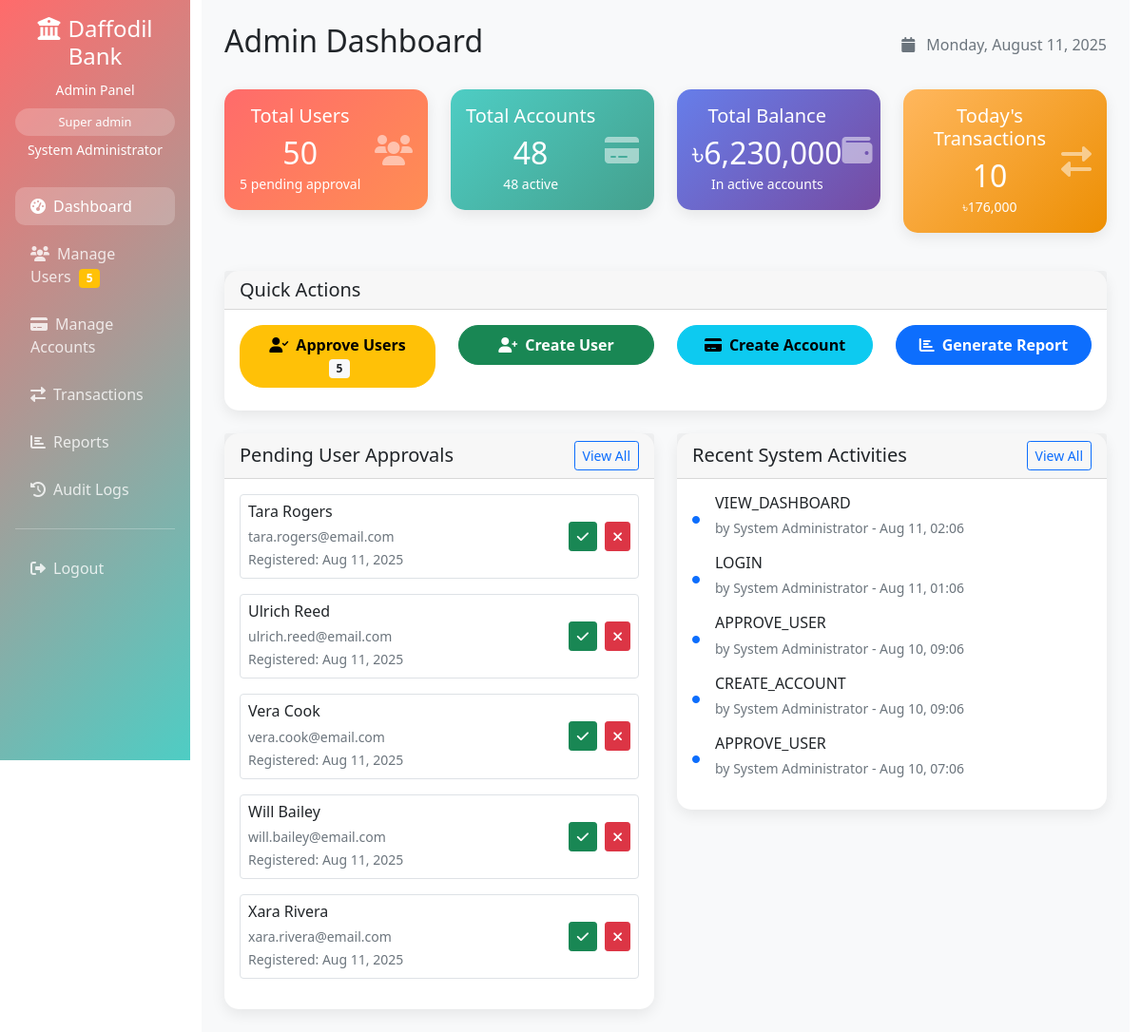
Page /admin/dashboard.php (signed in) on the committed database.
### tables this page shows
CREATE TABLE users (
    user_id INT PRIMARY KEY AUTO_INCREMENT,
    username VARCHAR(50) UNIQUE NOT NULL,
    email VARCHAR(100) UNIQUE NOT NULL,
    password_hash VARCHAR(255) NOT NULL,
    first_name VARCHAR(50) NOT NULL,
    last_name VARCHAR(50) NOT NULL,
    phone VARCHAR(15),
    address TEXT,
    date_of_birth DATE,
    registration_status ENUM('pending', 'approved', 'rejected') DEFAULT 'pending',
    is_active BOOLEAN DEFAULT TRUE,
    created_at TIMESTAMP DEFAULT CURRENT_TIMESTAMP,
    updated_at TIMESTAMP DEFAULT CURRENT_TIMESTAMP ON UPDATE CURRENT_TIMESTAMP,
    last_login TIMESTAMP NULL
);

CREATE TABLE audit_logs (
    log_id INT PRIMARY KEY AUTO_INCREMENT,
    user_id INT,
    admin_id INT,
    action VARCHAR(100) NOT NULL,
    table_name VARCHAR(50),
    record_id INT,
    old_values JSON,
    new_values JSON,
    ip_address VARCHAR(45),
    created_at TIMESTAMP DEFAULT CURRENT_TIMESTAMP,
    FOREIGN KEY (user_id) REFERENCES users(user_id),
    FOREIGN KEY (admin_id) REFERENCES admin_users(admin_id)
);

### admin/dashboard.php (the view, shortened to what the rows shown need)
<?php
require_once '../config/config.php';
$database = new Database();
$db = $database->getConnection();
$admin = new Admin($db);
$admin->getById($_SESSION['admin_id']);
$stats = $admin->getDashboardStats();
$recent_activities = $admin->getRecentActivities(5);
$user = new User($db);
$pending_users = $user->getPendingUsers();
?>
<!DOCTYPE html>
<html lang="en">
<head>
    <link href="../assets/css/bootstrap.min.css" rel="stylesheet">
    <link href="../assets/css/fontawesome.min.css" rel="stylesheet">
</head>
<body>
    <div class="container-fluid">
        <div class="row">
            <div class="col-md-9 col-lg-10">
                <div class="main-content p-4">
                    <div class="d-flex justify-content-between align-items-center mb-4">
                        <h2>Admin Dashboard</h2>
                    </div>
                    <div class="row mb-4">
                        <div class="col-md-3 mb-3">
                            <div class="card stat-card users">
                                <div class="card-body text-center">
                                    <div class="d-flex justify-content-between align-items-center">
                                        <div>
                                            <h2 class="mb-0"><?php echo number_format($stats['total_users']); ?></h2>
                                        </div>
                                    </div>
                                </div>
                            </div>
                        </div>
                        <div class="col-md-3 mb-3">
                            <div class="card stat-card accounts">
                                <div class="card-body text-center">
                                    <div class="d-flex justify-content-between align-items-center">
                                        <div>
                                            <h2 class="mb-0"><?php echo number_format($stats['total_accounts']); ?></h2>
                                        </div>
                                    </div>
                                </div>
                            </div>
                        </div>
                        <div class="col-md-3 mb-3">
                            <div class="card stat-card">
                                <div class="card-body text-center">
                                    <div class="d-flex justify-content-between align-items-center">
                                        <div>
                                            <h2 class="mb-0">৳<?php echo number_format($stats['total_balance'], 0); ?></h2>
                                        </div>
                                    </div>
                                </div>
                            </div>
                        </div>
                        <div class="col-md-3 mb-3">
                            <div class="card stat-card transactions">
                                <div class="card-body text-center">
                                    <div class="d-flex justify-content-between align-items-center">
                                        <div>
                                            <h2 class="mb-0"><?php echo number_format($stats['today_transactions']); ?></h2>
                                        </div>
                                    </div>
                                </div>
                            </div>
                        </div>
                    </div>
                    <div class="row">
                        <div class="col-md-6">
                            <div class="card">
                                <div class="card-body">
                                    <?php if(empty($pending_users)): ?>
                                        <div class="text-center text-muted py-3">
                                            <i class="fas fa-user-check fa-2x mb-2"></i>
                                            <p>No pending approvals</p>
                                            <small>All user registrations are up to date</small>
                                        </div>
                                    <?php else: ?>
                                        <?php foreach(array_slice($pending_users, 0, 5) as $pending_user): ?>
                                        <div class="d-flex justify-content-between align-items-center mb-3 p-2 border rounded">
                                            <div>
                                                <h6 class="mb-1"><?php echo htmlspecialchars($pending_user['first_name'] . ' ' . $pending_user['last_name']); ?></h6>
                                                <small class="text-muted"><?php echo htmlspecialchars($pending_user['email']); ?></small><br>
                                                <small class="text-muted">Registered: <?php echo date('M j, Y', strtotime($pending_user['created_at'])); ?></small>
                                            </div>
                                            <div>
                                                <a href="users.php?action=approve&id=<?php echo $pending_user['user_id']; ?>"
                                                   class="btn btn-success btn-sm me-1">
                                                    <i class="fas fa-check"></i>
                                                </a>
                                                <a href="users.php?action=reject&id=<?php echo $pending_user['user_id']; ?>"
                                                   class="btn btn-danger btn-sm">
                                                    <i class="fas fa-times"></i>
                                                </a>
                                            </div>
                                        </div>
                                        <?php endforeach; ?>
                                    <?php endif; ?>
                                </div>
                            </div>
                        </div>
                        <div class="col-md-6">
                            <div class="card">
                                <div class="card-body">
                                    <?php if(empty($recent_activities)): ?>
                                        <div class="text-center text-muted py-3">
                                            <i class="fas fa-history fa-2x mb-2"></i>
                                            <p>No recent activities</p>
                                            <small>System activities will appear here</small>
                                        </div>
                                    <?php else: ?>
                                        <?php foreach($recent_activities as $activity): ?>
                                        <div class="d-flex align-items-center mb-3">
                                            <div class="me-3">
                                                <i class="fas fa-circle text-primary" style="font-size: 0.5rem;"></i>
                                            </div>
                                            <div class="flex-grow-1">
                                                <h6 class="mb-1"><?php echo htmlspecialchars($activity['action']); ?></h6>
                                                <small class="text-muted">
                                                    by <?php echo htmlspecialchars($activity['admin_name'] ?: 'System'); ?>
                                                    - <?php echo date('M j, H:i', strtotime($activity['created_at'])); ?>
                                                </small>
                                            </div>
                                        </div>
                                        <?php endforeach; ?>
                                    <?php endif; ?>
                                </div>
                            </div>
                        </div>
                    </div>
                </div>
            </div>
        </div>
    </div>
</body>
</html>

### rows in the picture
users: first_name+last_name "Tara Rogers", email "tara.rogers@email.com", created_at "Aug 11, 2025"
users: first_name+last_name "Ulrich Reed", email "ulrich.reed@email.com", created_at "Aug 11, 2025"
users: first_name+last_name "Vera Cook", email "vera.cook@email.com", created_at "Aug 11, 2025"
users: first_name+last_name "Will Bailey", email "will.bailey@email.com", created_at "Aug 11, 2025"
users: first_name+last_name "Xara Rivera", email "xara.rivera@email.com", created_at "Aug 11, 2025"
audit_logs: action "VIEW_DASHBOARD", admin.full_name "System Administrator", created_at "Aug 11, 02:06"
audit_logs: action "LOGIN", admin.full_name "System Administrator", created_at "Aug 11, 01:06"
audit_logs: action "APPROVE_USER", admin.full_name "System Administrator", created_at "Aug 10, 09:06"
audit_logs: action "CREATE_ACCOUNT", admin.full_name "System Administrator", created_at "Aug 10, 09:06"
audit_logs: action "APPROVE_USER", admin.full_name "System Administrator", created_at "Aug 10, 07:06"

### other values in the picture
str_replace('_', ' ', $_SESSION['admin_role']) "Super admin"
$_SESSION['admin_name'] "System Administrator"
$stats['pending_users'] "5"
$stats['total_users'] "50"
$stats['total_accounts'] "48"
$stats['active_accounts'] "48"
$stats['total_balance'] "6,230,000"
$stats['today_transactions'] "10"
$stats['today_transaction_amount'] "176,000"
